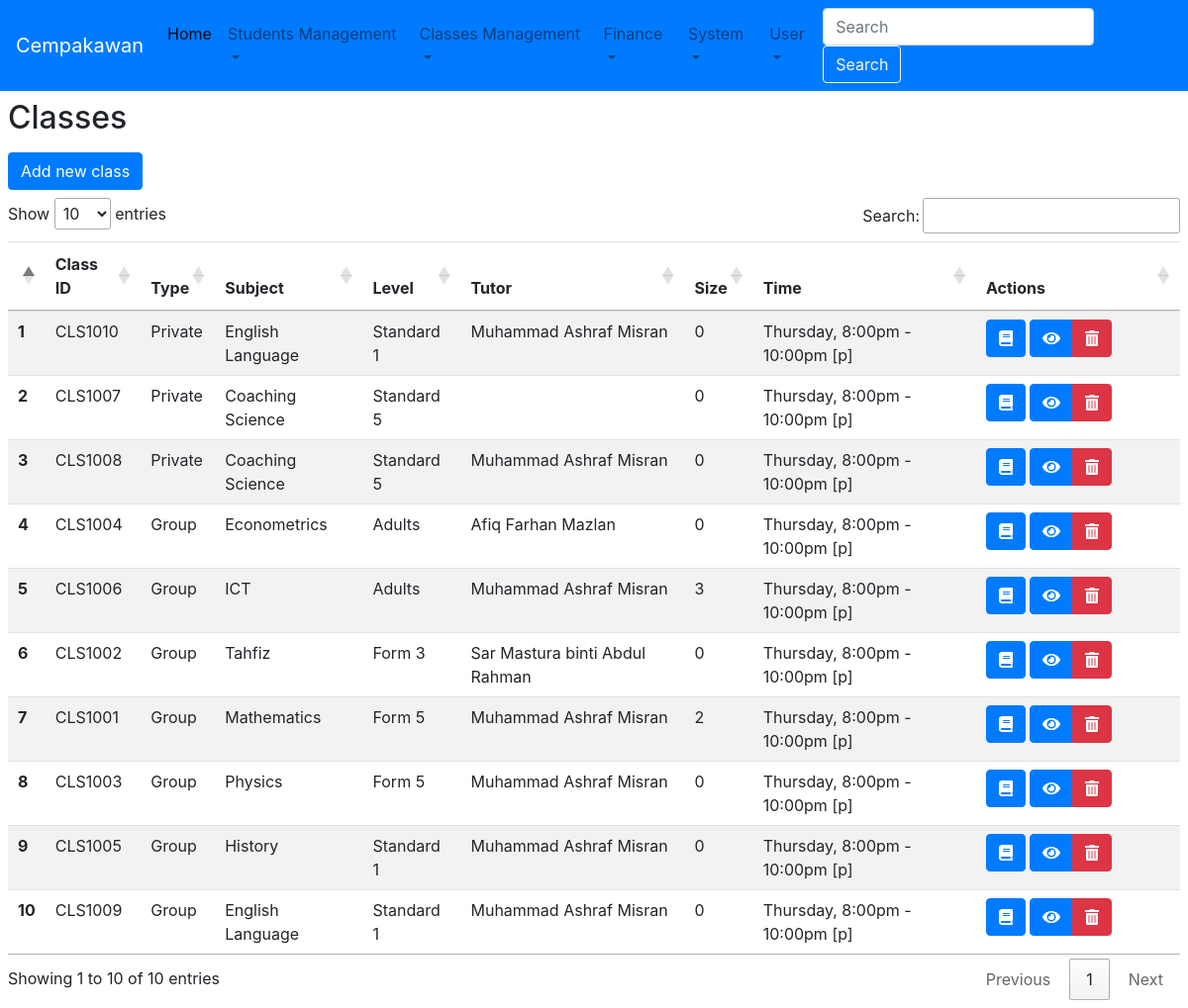
Page /index.php?m=classes (signed in) on the committed database.
### tables this page shows
CREATE TABLE `classes` (
  `id` int(11) NOT NULL AUTO_INCREMENT,
  `is_group` tinyint(1) NOT NULL DEFAULT '1',
  `subject` text NOT NULL,
  `level` text NOT NULL,
  `tutor` int(11) NOT NULL,
  `tutor_rate` int(11) NOT NULL,
  `day` date NOT NULL,
  `start_on` time NOT NULL,
  `end_on` time NOT NULL,
  PRIMARY KEY (`id`)
);

### view-classes.php (the view, shortened to what this page needs)
<main class="m-2">
	<h2>Classes</h2>
	<div>
		<a href="?m=add-class" class="btn btn-primary my-2">Add new class</a>
	</div>
	<table class="table table-hover table-striped w-100 datatable">
		<thead>
			<tr>
				<th></th>
				<th>Class ID</th>
				<th>Type</th>
				<th>Subject</th>
				<th>Level</th>
				<th>Tutor</th>
				<th>Size</th>
				<th>Time</th>
				<th width="170">Actions</th>
			</tr>
		</thead>
		<tbody>
			<?php
				$i   = 0;
				$run = $conn->query("SELECT *,(SELECT count(*) FROM enrolls WHERE enrolls.class = classes.id) AS no_student,(SELECT name FROM tutors WHERE tutors.id = classes.tutor) AS tutor_name FROM classes ORDER BY is_group,level");
				while ( $row = $run->fetch_assoc() ){
					$i++;
			?>
				<tr>
					<th><?php echo $i; ?></th>
					<td>CLS<?php echo 1000+$row['id'] ?></td>
					<td><?php if($row['is_group']){echo 'Group';}else{echo "Private";} ?></td>
					<td><?php echo $row['subject'] ?></td>
					<td><?php echo $row['level'] ?></td>
					<td><?php echo $row['tutor_name'] ?></td>
					<td><?php echo $row['no_student'] ?></td>
					<td>Thursday, 8:00pm - 10:00pm [p]</td>
					<td width="150px">
						<a title="Enroll student" href="?m=enroll-student" class="btn hastooltip btn-primary text-white"><i class="fas fa-book"></i></a>
						<div class="btn-group">
							<button title="View" class="btn hastooltip btn-primary" data-toggle="modal" data-target="#student-detail"><i class="fas fa-eye"></i></button>
							<button title="Remove class" class="btn hastooltip btn-danger" data-toggle="modal" data-target="remove-student"><i class="fas fa-trash-alt"></i></button>
						</div>
					</td>
				</tr>
			<?php } ?>
		</tbody>
	</table>
</main>

### rows in the picture
classes: 1000+$row['id'] "1010", is_group "Private", subject "English Language", level "Standard 1", tutor_name "Muhammad Ashraf Misran", no_student "0"
classes: 1000+$row['id'] "1007", is_group "Private", subject "Coaching Science", level "Standard 5", no_student "0"
classes: 1000+$row['id'] "1008", is_group "Private", subject "Coaching Science", level "Standard 5", tutor_name "Muhammad Ashraf Misran", no_student "0"
classes: 1000+$row['id'] "1004", is_group "Group", subject "Econometrics", level "Adults", tutor_name "Afiq Farhan Mazlan", no_student "0"
classes: 1000+$row['id'] "1006", is_group "Group", subject "ICT", level "Adults", tutor_name "Muhammad Ashraf Misran", no_student "3"
classes: 1000+$row['id'] "1002", is_group "Group", subject "Tahfiz", level "Form 3", tutor_name "Sar Mastura binti Abdul Rahman", no_student "0"
classes: 1000+$row['id'] "1001", is_group "Group", subject "Mathematics", level "Form 5", tutor_name "Muhammad Ashraf Misran", no_student "2"
classes: 1000+$row['id'] "1003", is_group "Group", subject "Physics", level "Form 5", tutor_name "Muhammad Ashraf Misran", no_student "0"
classes: 1000+$row['id'] "1005", is_group "Group", subject "History", level "Standard 1", tutor_name "Muhammad Ashraf Misran", no_student "0"
classes: 1000+$row['id'] "1009", is_group "Group", subject "English Language", level "Standard 1", tutor_name "Muhammad Ashraf Misran", no_student "0"
